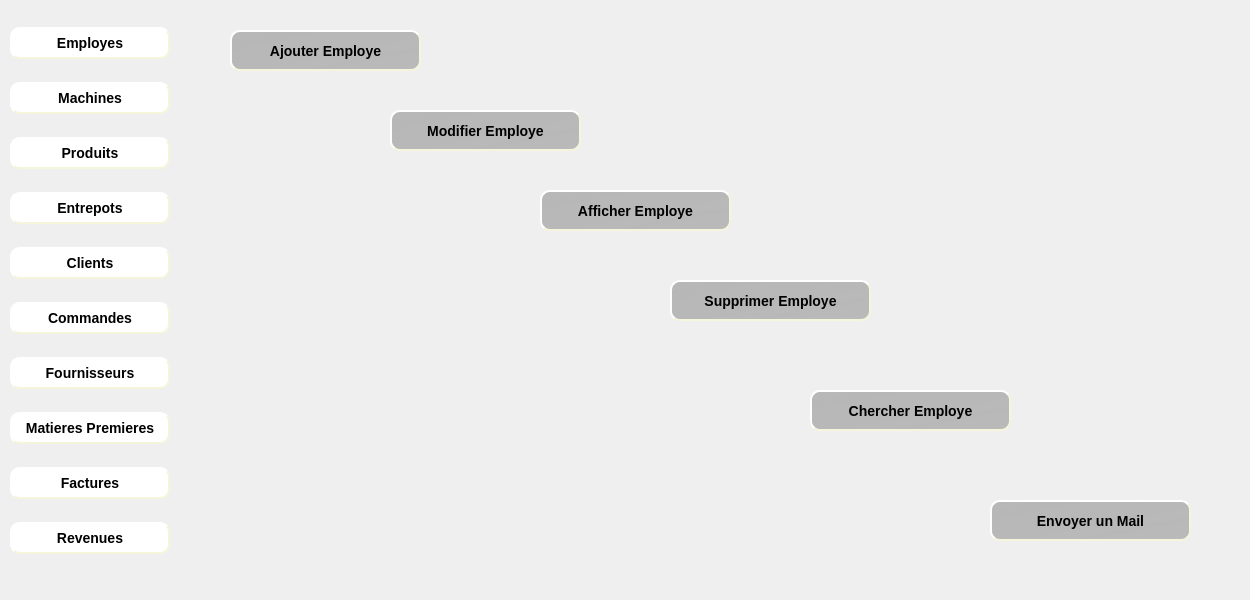
    <widget class="QWidget" name="page_2">
     <widget class="QLabel" name="label_4">
      <property name="geometry">
       <rect>
        <x>0</x>
        <y>0</y>
        <width>181</width>
        <height>591</height>
       </rect>
      </property>
      <property name="text">
       <string/>
      </property>
      <property name="pixmap">
       <pixmap>../Bouttons/fontFinal.jpg</pixmap>
      </property>
      <property name="scaledContents">
       <bool>true</bool>
      </property>
     </widget>
     <widget class="QWidget" name="verticalLayoutWidget_2">
      <property name="geometry">
       <rect>
        <x>10</x>
        <y>10</y>
        <width>160</width>
        <height>561</height>
       </rect>
      </property>
      <layout class="QVBoxLayout" name="verticalLayout_2">
       <item>
        <widget class="QPushButton" name="pushButton_employes_2">
         <property name="styleSheet">
          <string notr="true">#pushButton_employes_2
{
	border-color: beige;
border-style: outset;
  border-width: 2px;
  border-radius: 10px;
  font: bold 14px;
  min-width: 6em;
  padding: 6px;
background-color: rgb(255, 255, 255);
}
#pushButton_employes_2:hover
{
	border-color: blue;
}</string>
         </property>
         <property name="text">
          <string>Employes</string>
         </property>
        </widget>
       </item>
       <item>
        <widget class="QPushButton" name="pushButton_machines_2">
         <property name="styleSheet">
          <string notr="true">#pushButton_machines_2
{
	border-color: beige;
border-style: outset;
  border-width: 2px;
  border-radius: 10px;
  font: bold 14px;
  min-width: 6em;
  padding: 6px;
background-color: rgb(255, 255, 255);
}
#pushButton_machines_2:hover
{
	border-color: blue;
}</string>
         </property>
         <property name="text">
          <string>Machines</string>
         </property>
        </widget>
       </item>
       <item>
        <widget class="QPushButton" name="pushButton_produits_2">
         <property name="styleSheet">
          <string notr="true">#pushButton_produits_2
{
	border-color: beige;
border-style: outset;
  border-width: 2px;
  border-radius: 10px;
  font: bold 14px;
  min-width: 6em;
  padding: 6px;
background-color: rgb(255, 255, 255);
}
#pushButton_produits_2:hover
{
	border-color: blue;
}</string>
         </property>
         <property name="text">
          <string>Produits</string>
         </property>
        </widget>
       </item>
       <item>
        <widget class="QPushButton" name="pushButton_entrepots_2">
         <property name="styleSheet">
          <string notr="true">#pushButton_entrepots_2
{
	border-color: beige;
border-style: outset;
  border-width: 2px;
  border-radius: 10px;
  font: bold 14px;
  min-width: 6em;
  padding: 6px;
background-color: rgb(255, 255, 255);
}
#pushButton_entrepots_2:hover
{
	border-color: blue;
}</string>
         </property>
         <property name="text">
          <string>Entrepots</string>
         </property>
        </widget>
       </item>
       <item>
        <widget class="QPushButton" name="pushButton_clients_2">
         <property name="styleSheet">
          <string notr="true">#pushButton_clients_2
{
	border-color: beige;
border-style: outset;
  border-width: 2px;
  border-radius: 10px;
  font: bold 14px;
  min-width: 6em;
  padding: 6px;
background-color: rgb(255, 255, 255);
}
#pushButton_clients_2:hover
{
	border-color: blue;
}</string>
         </property>
         <property name="text">
          <string>Clients</string>
         </property>
        </widget>
       </item>
       <item>
        <widget class="QPushButton" name="pushButton_commandes_2">
         <property name="styleSheet">
          <string notr="true">#pushButton_commandes_2
{
	border-color: beige;
border-style: outset;
  border-width: 2px;
  border-radius: 10px;
  font: bold 14px;
  min-width: 6em;
  padding: 6px;
background-color: rgb(255, 255, 255);
}
#pushButton_commandes_2:hover
{
	border-color: blue;
}</string>
         </property>
         <property name="text">
          <string>Commandes</string>
         </property>
        </widget>
       </item>
       <item>
        <widget class="QPushButton" name="pushButton_fournisseurs_2">
         <property name="styleSheet">
          <string notr="true">#pushButton_fournisseurs_2
{
	border-color: beige;
border-style: outset;
  border-width: 2px;
  border-radius: 10px;
  font: bold 14px;
  min-width: 6em;
  padding: 6px;
background-color: rgb(255, 255, 255);
}
#pushButton_fournisseurs_2:hover
{
	border-color: blue;
}</string>
         </property>
         <property name="text">
          <string>Fournisseurs</string>
         </property>
        </widget>
       </item>
       <item>
        <widget class="QPushButton" name="pushButton_matieres_2">
         <property name="styleSheet">
          <string notr="true">#pushButton_matieres_2
{
	border-color: beige;
border-style: outset;
  border-width: 2px;
  border-radius: 10px;
  font: bold 14px;
  min-width: 6em;
  padding: 6px;
background-color: rgb(255, 255, 255);
}
#pushButton_matieres_2:hover
{
	border-color: blue;
}</string>
         </property>
         <property name="text">
          <string>Matieres Premieres</string>
         </property>
        </widget>
       </item>
       <item>
        <widget class="QPushButton" name="pushButton_factures_2">
         <property name="styleSheet">
          <string notr="true">#pushButton_factures_2
{
	border-color: beige;
border-style: outset;
  border-width: 2px;
  border-radius: 10px;
  font: bold 14px;
  min-width: 6em;
  padding: 6px;
background-color: rgb(255, 255, 255);
}
#pushButton_factures_2:hover
{
	border-color: blue;
}</string>
         </property>
         <property name="text">
          <string>Factures</string>
         </property>
        </widget>
       </item>
       <item>
        <widget class="QPushButton" name="pushButton_revenues_2">
         <property name="styleSheet">
          <string notr="true">#pushButton_revenues_2
{
	border-color: beige;
border-style: outset;
  border-width: 2px;
  border-radius: 10px;
  font: bold 14px;
  min-width: 6em;
  padding: 6px;
background-color: rgb(255, 255, 255);
}
#pushButton_revenues_2:hover
{
	border-color: blue;
}</string>
         </property>
         <property name="text">
          <string>Revenues</string>
         </property>
        </widget>
       </item>
      </layout>
     </widget>
     <widget class="QLabel" name="label_5">
      <property name="geometry">
       <rect>
        <x>180</x>
        <y>0</y>
        <width>1061</width>
        <height>591</height>
       </rect>
      </property>
      <property name="text">
       <string/>
      </property>
      <property name="pixmap">
       <pixmap>../Bouttons/employes.jpg</pixmap>
      </property>
      <property name="scaledContents">
       <bool>true</bool>
      </property>
     </widget>
     <widget class="QPushButton" name="pushButton_ajouterEmploye">
      <property name="geometry">
       <rect>
        <x>230</x>
        <y>30</y>
        <width>191</width>
        <height>41</height>
       </rect>
      </property>
      <property name="styleSheet">
       <string notr="true">#pushButton_ajouterEmploye
{
background-color: qlineargradient(spread:pad, x1:0, y1:0, x2:1, y2:1, stop:0 rgba(145, 145, 145, 151), stop:1 rgba(145, 145, 145, 145));
	border-color: beige;
border-style: outset;
  border-width: 2px;
  border-radius: 10px;
  font: bold 14px;
  min-width: 6em;
  padding: 6px;

}
#pushButton_ajouterEmploye:hover
{
	border-color: blue;
}</string>
      </property>
      <property name="text">
       <string>Ajouter Employe</string>
      </property>
     </widget>
     <widget class="QPushButton" name="pushButton_modifierEmploye">
      <property name="geometry">
       <rect>
        <x>390</x>
        <y>110</y>
        <width>191</width>
        <height>41</height>
       </rect>
      </property>
      <property name="styleSheet">
       <string notr="true">#pushButton_modifierEmploye
{
background-color: qlineargradient(spread:pad, x1:0, y1:0, x2:1, y2:1, stop:0 rgba(145, 145, 145, 151), stop:1 rgba(145, 145, 145, 145));
	border-color: beige;
border-style: outset;
  border-width: 2px;
  border-radius: 10px;
  font: bold 14px;
  min-width: 6em;
  padding: 6px;

}
#pushButton_modifierEmploye:hover
{
	border-color: blue;
}</string>
      </property>
      <property name="text">
       <string>Modifier Employe</string>
      </property>
     </widget>
     <widget class="QPushButton" name="pushButton_afficherEmploye">
      <property name="geometry">
       <rect>
        <x>540</x>
        <y>190</y>
        <width>191</width>
        <height>41</height>
       </rect>
      </property>
      <property name="styleSheet">
       <string notr="true">#pushButton_afficherEmploye
{
background-color: qlineargradient(spread:pad, x1:0, y1:0, x2:1, y2:1, stop:0 rgba(145, 145, 145, 151), stop:1 rgba(145, 145, 145, 145));
	border-color: beige;
border-style: outset;
  border-width: 2px;
  border-radius: 10px;
  font: bold 14px;
  min-width: 6em;
  padding: 6px;

}
#pushButton_afficherEmploye:hover
{
	border-color: blue;
}</string>
      </property>
      <property name="text">
       <string>Afficher Employe</string>
      </property>
     </widget>
     <widget class="QPushButton" name="pushButton_supprimerEmploye">
      <property name="geometry">
       <rect>
        <x>670</x>
        <y>280</y>
        <width>201</width>
        <height>41</height>
       </rect>
      </property>
      <property name="styleSheet">
       <string notr="true">#pushButton_supprimerEmploye
{
background-color: qlineargradient(spread:pad, x1:0, y1:0, x2:1, y2:1, stop:0 rgba(145, 145, 145, 151), stop:1 rgba(145, 145, 145, 145));
	border-color: beige;
border-style: outset;
  border-width: 2px;
  border-radius: 10px;
  font: bold 14px;
  min-width: 6em;
  padding: 6px;

}
#pushButton_supprimerEmploye:hover
{
	border-color: blue;
}</string>
      </property>
      <property name="text">
       <string>Supprimer Employe</string>
      </property>
     </widget>
     <widget class="QLabel" name="label_51">
      <property name="geometry">
       <rect>
        <x>240</x>
        <y>40</y>
        <width>21</width>
        <height>21</height>
       </rect>
      </property>
      <property name="text">
       <string/>
      </property>
      <property name="pixmap">
       <pixmap>../Bouttons/ajouMachine-removebg-preview.png</pixmap>
      </property>
      <property name="scaledContents">
       <bool>true</bool>
      </property>
     </widget>
     <widget class="QLabel" name="label_50">
      <property name="geometry">
       <rect>
        <x>400</x>
        <y>120</y>
        <width>21</width>
        <height>21</height>
       </rect>
      </property>
      <property name="text">
       <string/>
      </property>
      <property name="pixmap">
       <pixmap>../Bouttons/modifier-removebg-preview.png</pixmap>
      </property>
      <property name="scaledContents">
       <bool>true</bool>
      </property>
     </widget>
     <widget class="QLabel" name="label_49">
      <property name="geometry">
       <rect>
        <x>550</x>
        <y>200</y>
        <width>21</width>
        <height>21</height>
       </rect>
      </property>
      <property name="text">
       <string/>
      </property>
      <property name="pixmap">
       <pixmap>../Bouttons/afficher-removebg-preview.png</pixmap>
      </property>
      <property name="scaledContents">
       <bool>true</bool>
      </property>
     </widget>
     <widget class="QLabel" name="label_48">
      <property name="geometry">
       <rect>
        <x>680</x>
        <y>290</y>
        <width>21</width>
        <height>21</height>
       </rect>
      </property>
      <property name="text">
       <string/>
      </property>
      <property name="pixmap">
       <pixmap>../Bouttons/supprimerMachine-removebg-preview.png</pixmap>
      </property>
      <property name="scaledContents">
       <bool>true</bool>
      </property>
     </widget>
     <widget class="QPushButton" name="pushButton">
      <property name="geometry">
       <rect>
        <x>810</x>
        <y>390</y>
        <width>201</width>
        <height>41</height>
       </rect>
      </property>
      <property name="styleSheet">
       <string notr="true">#pushButton
{
background-color: qlineargradient(spread:pad, x1:0, y1:0, x2:1, y2:1, stop:0 rgba(145, 145, 145, 151), stop:1 rgba(145, 145, 145, 145));
	border-color: beige;
border-style: outset;
  border-width: 2px;
  border-radius: 10px;
  font: bold 14px;
  min-width: 6em;
  padding: 6px;

}
#pushButton:hover
{
	border-color: blue;
}</string>
      </property>
      <property name="text">
       <string>Chercher Employe</string>
      </property>
     </widget>
     <widget class="QLabel" name="label_101">
      <property name="geometry">
       <rect>
        <x>820</x>
        <y>400</y>
        <width>21</width>
        <height>21</height>
       </rect>
      </property>
      <property name="text">
       <string/>
      </property>
      <property name="pixmap">
       <pixmap>../Bouttons/consulter-removebg-preview.png</pixmap>
      </property>
      <property name="scaledContents">
       <bool>true</bool>
      </property>
     </widget>
     <widget class="QPushButton" name="pushButton_envoyerMail">
      <property name="geometry">
       <rect>
        <x>990</x>
        <y>500</y>
        <width>201</width>
        <height>41</height>
       </rect>
      </property>
      <property name="styleSheet">
       <string notr="true">#pushButton_envoyerMail
{
background-color: qlineargradient(spread:pad, x1:0, y1:0, x2:1, y2:1, stop:0 rgba(145, 145, 145, 151), stop:1 rgba(145, 145, 145, 145));
	border-color: beige;
border-style: outset;
  border-width: 2px;
  border-radius: 10px;
  font: bold 14px;
  min-width: 6em;
  padding: 6px;

}
#pushButton_envoyerMail:hover
{
	border-color: blue;
}</string>
      </property>
      <property name="text">
       <string>Envoyer un Mail</string>
      </property>
     </widget>
     <widget class="QLabel" name="label_128">
      <property name="geometry">
       <rect>
        <x>1000</x>
        <y>510</y>
        <width>31</width>
        <height>21</height>
       </rect>
      </property>
      <property name="text">
       <string/>
      </property>
      <property name="pixmap">
       <pixmap>../Bouttons/mail-removebg-preview.png</pixmap>
      </property>
      <property name="scaledContents">
       <bool>true</bool>
      </property>
     </widget>
    </widget>
